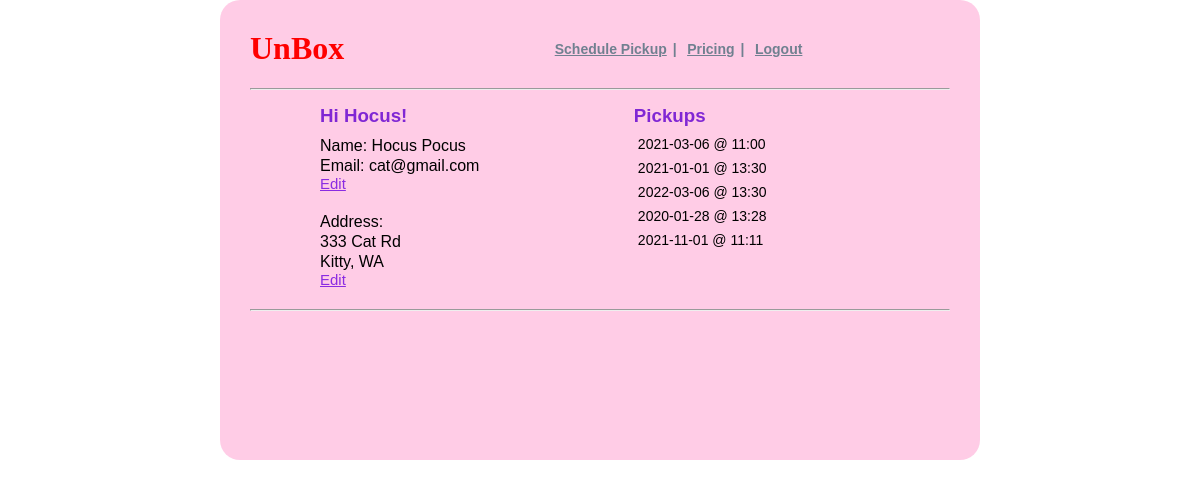
/user_page (signed in), run on the app's committed database.
### models.py (models this page shows, shortened)
class User(db.Model):
    __tablename__ = "users"
    id = db.Column(db.Integer, primary_key=True)
    first_name = db.Column(db.String(45))
    last_name = db.Column(db.String(45))
    email = db.Column(db.String(255))
    password_hash=db.Column(db.String(255))
    created_at = db.Column(db.DateTime, server_default = func.now())
    updated_at = db.Column(db.DateTime, server_default = func.now(), onupdate = func.now())

class Address(db.Model):
    __tablename__ = "addresses"
    id = db.Column(db.Integer, primary_key=True)
    address = db.Column(db.String(255))
    city = db.Column(db.String(255))
    state = db.Column(db.String(2))
    user_id = db.Column(db.Integer, db.ForeignKey('users.id', ondelete='cascade'))
    user = db.relationship('User', foreign_keys=[user_id])
    created_at = db.Column(db.DateTime, server_default = func.now())
    updated_at = db.Column(db.DateTime, server_default = func.now(), onupdate = func.now())

class Schedule(db.Model):
    __tablename__ = "schedules"
    id = db.Column(db.Integer, primary_key=True)
    date = db.Column(db.String(100))
    time = db.Column(db.String(100))
    option = db.Column(db.String(4))
    user_id = db.Column(db.Integer, db.ForeignKey('users.id', ondelete='cascade'))
    user = db.relationship('User', foreign_keys=[user_id])
    address_id = db.Column(db.Integer, db.ForeignKey('addresses.id', ondelete='cascade'))
    address = db.relationship('Address', foreign_keys=[address_id])
    phone = db.Column(db.String(11))
    created_at = db.Column(db.DateTime, server_default = func.now())
    updated_at = db.Column(db.DateTime, server_default = func.now(), onupdate = func.now())

### controller.py (the view)
def user_page():
    if 'user_id' not in session:
        return redirect("/")
    cur_user = User.query.filter_by(id=session['user_id'])
    cur_address = Address.query.filter_by(user_id = session['user_id'])
    cur_history = Schedule.query.filter_by(user_id= session['user_id'])
    return render_template("user_page.html", all_users = cur_user, all_addresses = cur_address, all_schedules = cur_history)

### templates/user_page.html (shortened to what this page needs)
<!DOCTYPE html>
<html lang="en">
<head>
    <link rel="stylesheet" type="text/css" href="{{ url_for('static', filename='style.css') }}">
</head>
<body>
    <div class="container">
        <h1>UnBox</h1>
        <div class="navigation">
            <ul>
                <li><a href="/schedule">Schedule Pickup</a>|</li>
                <li><a href="price">Pricing</a>|</li>
                <li><a href="/logout">Logout</a></li>
            </ul>
        </div>
        <hr>
        <div class="middle">
            <div class="account">
                {% for cur_user in all_users %}
                <h3>Hi {{cur_user.first_name}}!</h3>
                {% endfor %}
                <ul>
                    {% for cur_user in all_users %}
                    <li>Name: {{cur_user.first_name}} {{cur_user.last_name}} </li>
                    <li>Email: {{cur_user.email}}</li>
                    {% endfor %}
                    <a href="/edit/user">Edit</a>
                </ul>
                <ul>
                    {% for cur_address in all_addresses %}
                    <li>Address:</li>
                    <li>{{cur_address.address}}</li>
                    <li>{{cur_address.city}}, {{cur_address.state}}</li>
                    {% endfor %}
                    <a href="/edit/address">Edit</a>
                </ul>
            </div>
            <div class="history">
                <h3>Pickups</h3>
                <ul>
                    {% for history in all_schedules %}
                    <li>{{history.date}} @ {{history.time}}</a></li>
                    {% endfor %}
                </ul>
            </div>
            <hr>
        </div>
    </div>
</body>
</html>

### static/style.css (style rules this page uses)
* { margin: 0px; padding: 0px; outline: 0px solid pink; }
.container { width: 700px; height: 400px; margin: 0px auto; background-color: rgba(255, 105, 180, 0.336); padding: 30px; border-radius: 20px; font-family: Arial, Helvetica, sans-serif; border-radius: 20px; }
.container h1 { color: rgb(255, 0, 0); font-family: cursive; display: inline-block; margin-right: 200px; }
.navigation { vertical-align: top; display: inline-block; margin-top: 10px; color: slategray; }
.navigation ul { text-align: right; margin-bottom: 30px; }
.navigation li { display: inline-block; font-size: 14px; font-weight: bold; border-radius: 5px; }
.navigation a { padding-inline-start: 6px; padding-inline-end: 6px; color: slategray; }
a { color: blueviolet; }
.middle h3 { color: rgb(128, 39, 212) ; vertical-align: middle; margin-top: 15px; margin-bottom: 5px; }
.account { display: inline-block; margin-left: 70px; }
.account ul { list-style: none; margin-top: 10px; margin-bottom: 20px; }
.account li { margin-top: 2px; }
.account a { font-size: 15px; }
.history { display: inline-block; vertical-align: top; margin-left: 150px; }
.history ul { list-style: none; }
.history li { padding: 4px; font-size: 14px; }
.container h3 { color: rgb(128, 39, 212) ; margin-top: 15px; margin-bottom: 5px; }

### data on the page
User: first_name "Hocus", last_name "Pocus", email "cat@gmail.com"
Address: address "333 Cat Rd", city "Kitty", state "WA"
Schedule: date "2021-03-06", time "11:00"
Schedule: date "2021-01-01", time "13:30"
Schedule: date "2022-03-06", time "13:30"
Schedule: date "2020-01-28", time "13:28"
Schedule: date "2021-11-01", time "11:11"
